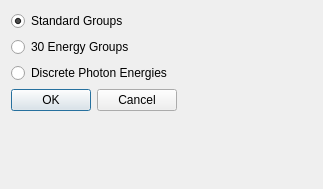
<?xml version="1.0" encoding="UTF-8"?>
<ui version="4.0">
 <class>Dialog</class>
 <widget class="QDialog" name="Dialog">
  <property name="geometry">
   <rect>
    <x>0</x>
    <y>0</y>
    <width>323</width>
    <height>189</height>
   </rect>
  </property>
  <property name="windowTitle">
   <string>Dialog</string>
  </property>
  <layout class="QFormLayout" name="formLayout">
   <item row="0" column="0">
    <widget class="QRadioButton" name="StandardButton">
     <property name="text">
      <string>Standard Groups</string>
     </property>
     <property name="checked">
      <bool>true</bool>
     </property>
    </widget>
   </item>
   <item row="1" column="0">
    <widget class="QRadioButton" name="ThirtyButton">
     <property name="text">
      <string>30 Energy Groups</string>
     </property>
    </widget>
   </item>
   <item row="2" column="0">
    <widget class="QRadioButton" name="DiscreteButton">
     <property name="text">
      <string>Discrete Photon Energies</string>
     </property>
    </widget>
   </item>
   <item row="3" column="0">
    <widget class="QDialogButtonBox" name="buttonBox">
     <property name="orientation">
      <enum>Qt::Orientation::Horizontal</enum>
     </property>
     <property name="standardButtons">
      <set>QDialogButtonBox::StandardButton::Cancel|QDialogButtonBox::StandardButton::Ok</set>
     </property>
    </widget>
   </item>
  </layout>
 </widget>
 <resources/>
 <connections>
  <connection>
   <sender>buttonBox</sender>
   <signal>accepted()</signal>
   <receiver>Dialog</receiver>
   <slot>accept()</slot>
   <hints>
    <hint type="sourcelabel">
     <x>248</x>
     <y>254</y>
    </hint>
    <hint type="destinationlabel">
     <x>157</x>
     <y>274</y>
    </hint>
   </hints>
  </connection>
  <connection>
   <sender>buttonBox</sender>
   <signal>rejected()</signal>
   <receiver>Dialog</receiver>
   <slot>reject()</slot>
   <hints>
    <hint type="sourcelabel">
     <x>316</x>
     <y>260</y>
    </hint>
    <hint type="destinationlabel">
     <x>286</x>
     <y>274</y>
    </hint>
   </hints>
  </connection>
 </connections>
</ui>
